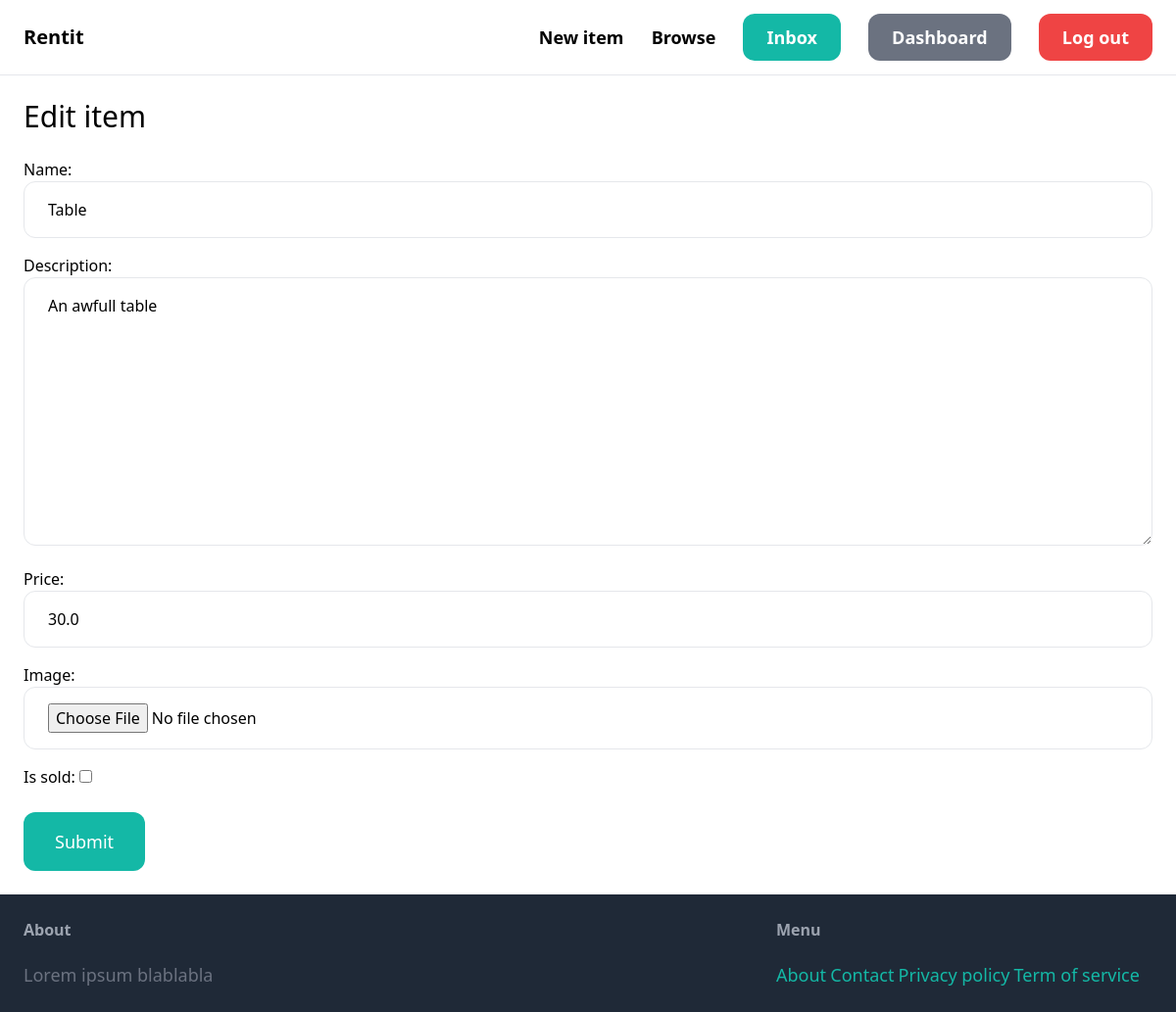
Page /items/4/edit/ (signed in) on the earlier database version.
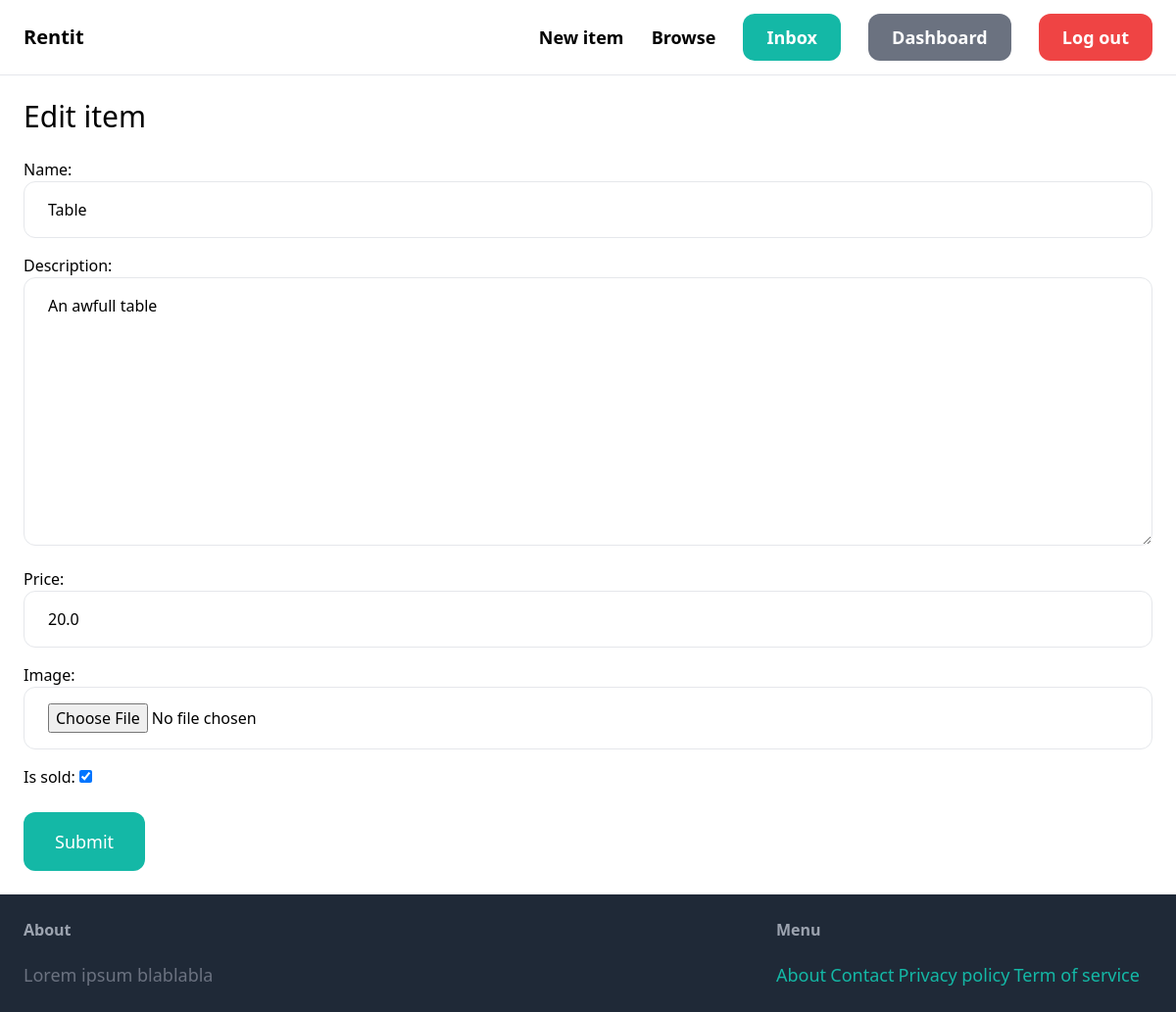
Same page on the later database version.
### item/models.py (models this page shows, shortened)
class Item(models.Model):
    category = models.ForeignKey(Category, related_name='items', on_delete=models.CASCADE)
    name = models.CharField(max_length=255)
    description = models.TextField(blank=True, null=True)
    price = models.FloatField()
    image = models.ImageField(upload_to='item_images', blank=True, null=True)
    is_sold = models.BooleanField(default=False)
    created_by = models.ForeignKey(User, related_name='items', on_delete=models.CASCADE) #on_delete is used to say that if the user has been deleted, delete every item he created
    created_at = models.DateTimeField(auto_now_add=True)
    class Meta:
        ordering = ('name',) #it's used to order the items by name

### item/views.py (the view)
# urls.py: path('<int:pk>/edit/', views.edit, name='edit'),
@login_required
def edit(request, pk):
    item = get_object_or_404(Item, pk=pk, created_by=request.user)
    if request.method == 'POST':
        form = EditItemForm(request.POST, request.FILES, instance=item)
        if form.is_valid():
            form.save()
            return redirect('item:detail', pk=item.id)
    else:
        form = EditItemForm(instance=item)
    return render(request, 'item/form.html', {
        'form': form,
        'title': 'Edit item'
    })

### item/forms.py
class EditItemForm(forms.ModelForm):
    class Meta:
        model = Item
        fields = ('name', 'description', 'price', 'image', 'is_sold')
        widgets = {
            'name': forms.TextInput(attrs={
                'class': INPUT_CLASSES
            }),
            'description': forms.Textarea(attrs={
                'class': INPUT_CLASSES
            }),
            'price': forms.TextInput(attrs={
                'class': INPUT_CLASSES
            }),
            'image': forms.FileInput(attrs={
                'class': INPUT_CLASSES
            }),
        }

### item/templates/item/form.html (shortened to what this page needs)
{% extends 'core/base.html' %}
{% block content %}
<h1 class="mb-6 text-3xl">{{ title }}</h1>
<form method="post" action="." enctype="multipart/form-data">
    <div class="space-y-4">
        {{ form.as_p }}
    </div>
    <button class="mt-6 py-4 px-8 text-lg bg-teal-500 hover:bg-teal-700 rounded-xl text-white">Submit</button>
</form>
{% endblock %}

Differences in the rows shown:
changed Item "Table": price "30.0" → "20.0"; is_sold "☐" → "☑"
